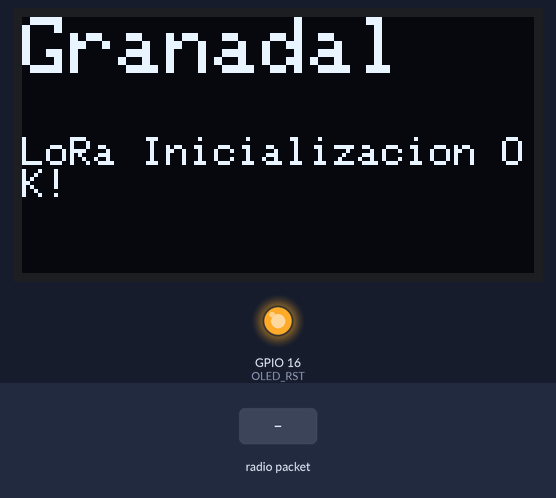
Recording of a program running on a simulated ESP32. Shown: 128×64 one-colour display, output pins drawn as LEDs (lit = HIGH). The test bench sets the inputs (shaded band). No radio packets arrive unless stated; what the program prints to the serial monitor is not drawn.

Above: at 1.3 s.
1.4 s: radio packet "1" arrives
At 3.2 s:
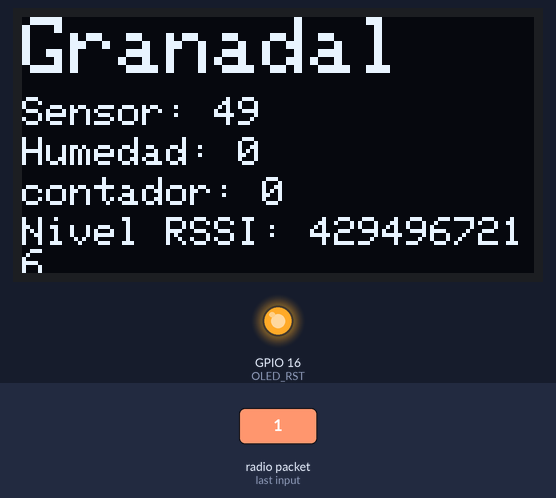
3.9 s: radio packet "0" arrives
6.4 s: radio packet "2" arrives
At 8.2 s:
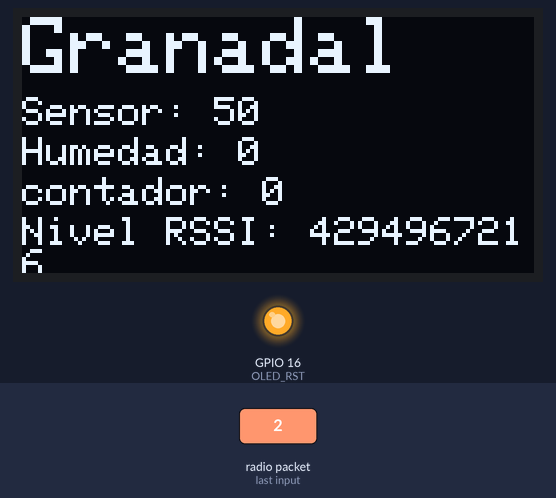
Timing chart, 0 to 9.7 s (numbered marks = the images above; inputs shaded):
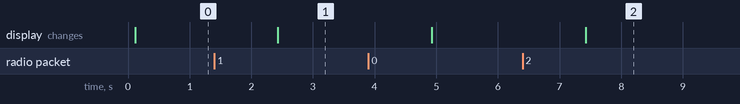

The program:

main.cpp
```cpp
#include <Arduino.h>
 //Libraries for LoRa
#include <SPI.h>
#include <LoRa.h>

//Libraries for OLED Display
#include <Wire.h>
#include <Adafruit_GFX.h>
#include <Adafruit_SSD1306.h> //pantalla oled

//define the pins used by the LoRa transceiver module
#define SCK 5
#define MISO 19
#define MOSI 27
#define SS 18
#define RST 14
#define DIO0 26

//433E6 for Asia
//866E6 for Europe
//915E6 for North America
#define BAND 866E6

//OLED pins
#define OLED_SDA 4
#define OLED_SCL 15
#define OLED_RST 16
#define SCREEN_WIDTH 128 // OLED display width, in pixels
#define SCREEN_HEIGHT 64 // OLED display height, in pixels

uint16_t soilMoistureValue = 0;
uint8_t PorcentajeHumedad=0;
#define trama 6

Adafruit_SSD1306 display(SCREEN_WIDTH, SCREEN_HEIGHT, &Wire, OLED_RST);

String LoRaData;
uint8_t  tramaLora[trama] = {0,0,0,0,0,0}; //Array para la transmisión de datos LORA
        // Identificador, valorMSB del sensor, valorLSB del sensor, estado
uint16_t humedad = 0;

//==== FUNCIONES  =======


void setup()
{

  //reset OLED display via software
  pinMode(OLED_RST, OUTPUT);
  digitalWrite(OLED_RST, LOW);
  delay(20);
  digitalWrite(OLED_RST, HIGH);

  //initialize OLED
  Wire.begin(OLED_SDA, OLED_SCL);
  if(!display.begin(SSD1306_SWITCHCAPVCC, 0x3c, false, false)) { // Address 0x3C for 128x32
    Serial.println(F("SSD1306 allocation failed"));
    for(;;); // Don't proceed, loop forever
  }

  display.clearDisplay();
  display.setTextColor(WHITE);
  display.setTextSize(2);
  display.setCursor(0,0);
  display.print("Granadal");
  display.setTextSize(1);
  display.display();

  //initialize Serial Monitor
  Serial.begin(115200);

  Serial.println("LoRa Receiver Test");

  //SPI LoRa pins
  SPI.begin(SCK, MISO, MOSI, SS);
  //setup LoRa transceiver module
  LoRa.setPins(SS, RST, DIO0);

  if (!LoRa.begin(BAND)) {
    Serial.println("Starting LoRa failed!");
    while (1);
  }
  LoRa.setSpreadingFactor(12);  // De 6 a 12. Indica la cantidad de datos redundantes que se envían en la transmisión.
                                    // Mayor valor=>menor velocidad de transmisión de datos y mayor alcance.
  Serial.println("LoRa Initializing OK!");
  display.setCursor(0,30);
  display.println("LoRa Inicializacion OK!");
  display.display();
}

void loop() {
int t = 0;
  //try to parse packet
  uint8_t packetSize = LoRa.parsePacket();
  if (packetSize)
  {
    //received a packet
  Serial.print("Received packet ");
    //read packet
    while (LoRa.available())
      {
      LoRaData = LoRa.readString(); //ver porque lo lee como string
      //LoRaData = LoRa.read();
      }
//LoRaData.getBytes(tramaLora,trama); //con esta instrucción no funciona
  uint8_t longitudLoRaData = sizeof(LoRaData); //ver longitud LoRaData para extraer los bytes
  uint8_t Rx_Data[longitudLoRaData]= {};
  LoRaData.getBytes(Rx_Data,longitudLoRaData-3);

   Serial.println("TramaLora: ");
   Serial.println(LoRaData);
  Serial.print("packetSize: ");
   Serial.println(packetSize);

   for (uint8_t t=0; t<packetSize; t++)
    {
      Serial.println(Rx_Data[t]);
    }


    //print RSSI of packet
    uint32_t rssi = LoRa.packetRssi();
    Serial.print(" with RSSI ");
    Serial.println(rssi);

    display.clearDisplay();
  //Primera línea: Titulo
      display.setTextSize(2);
      display.setCursor(0,0);
      display.print("Granadal");
  //Segunda línea: identificador zona
      display.setTextSize(1);
      display.setCursor(0,20);
      display.print("Sensor: ");
      display.print(Rx_Data[0]);  //LoRaData);
      display.setCursor(0,30);
      display.print("Humedad: ");
      display.print(Rx_Data[1]);  //LoRaData);
      //display.print(humedad);
      display.setCursor(0,40);
      display.print("contador: ");
      display.print(Rx_Data[4]);  //LoRaData);
      display.setCursor(0,50);
      display.print("Nivel RSSI: ");
      display.print(rssi);
      display.display();

  }
}
```

Measured:
- after the input at 1.4 s, the display: changes after 1.0 s (image 1)
- after the input at 6.4 s, the display: changes after 1.0 s (image 2)
